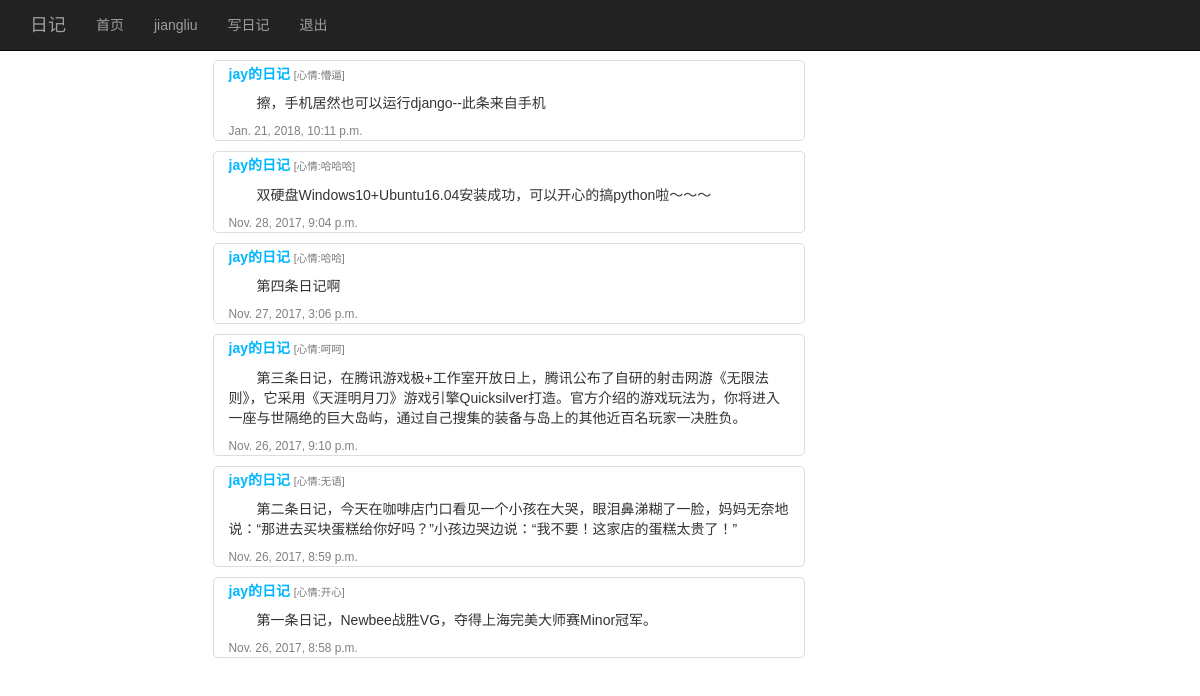
/diary/ (signed in), run on the app's committed database.
### diary/models.py (models this page shows)
class Diary(models.Model):
    user = models.ForeignKey(User, default='',on_delete=models.CASCADE)
    content = models.CharField(max_length=1000)
    pub_date = models.DateTimeField('date_published')
    mood = models.CharField(max_length=10)

### diary/views.py (the view)
def index(request):#首页
    all_diaries = Diary.objects.order_by('-pub_date')
    if request.session.get('username'):
        username = request.session["username"]
    else:
        username = ''
    return render_to_response('diaries/index.html', {'username': username, 'all_diaries': all_diaries})

### diary/templates/diaries/index.html
{% extends "layout.html" %}
{% block content %}
    <div class="container">
        <div class="row">
            <div class="col-lg-1"></div>
            <div class="col-lg-7">
                {% if all_diaries %}
                    <ul>
                        {% for diary in all_diaries %}
                            <div id="diary-info" class="list-group-item">
                                <h5 id="diary-username"><a href="/diary/{{ diary.id }}">{{ diary.user.username }}的日记</a>
                                    <small>[心情:{{ diary.mood }}]</small>
                                </h5>
                                <p id="diary-content">{{ diary.content }}</p>
                                <small id="diary-time">{{ diary.pub_date }}</small>
                            </div>
                        {% endfor %}
                    </ul>
                {% else %}
                    <p>No diaries are available.</p>
                {% endif %}
            </div>
            <div class="col-lg-4"></div>
        </div>
    </div>
{% endblock %}

### diary/static/css/style.css (style rules this page uses)
body { padding: 50px; font: 14px "Lucida Grande", Helvetica, Arial, sans-serif; }
a { color: #00B7FF; }
#diary-info { background: white; margin: 10px; padding-top: 4px; padding-bottom: 2px; border: 1px solid #ddd; border-radius: 5px }
#diary-username { margin-top: 2px; font-weight: 600; }
#diary-content { text-indent: 2em; }
#diary-time { color: gray; margin-top: 0px; }

### data on the page
Diary: user.username "jay", mood "懵逼", content "擦，手机居然也可以运行django--此条来自手机", pub_date "Jan. 21, 2018, 10:11 p.m."
Diary: user.username "jay", mood "哈哈哈", content "双硬盘Windows10+Ubuntu16.04安装成功，可以开心的搞python啦～～～", pub_date "Nov. 28, 2017, 9:04 p.m."
Diary: user.username "jay", mood "哈哈", content "第四条日记啊", pub_date "Nov. 27, 2017, 3:06 p.m."
Diary: user.username "jay", mood "呵呵", content "第三条日记，在腾讯游戏极+工作室开放日上，腾讯公布了自研的射击网游《无限法则》，它采用《天涯明月刀》游戏引擎Quicksilver打造。官方介绍的游戏玩法为，你将进入一座与世隔绝的巨大岛屿，通过自己搜集的装备与岛上的其他近百名玩家一决胜负。", pub_date "Nov. 26, 2017, 9:10 p.m."
Diary: user.username "jay", mood "无语", content "第二条日记，今天在咖啡店门口看见一个小孩在大哭，眼泪鼻涕糊了一脸，妈妈无奈地说：“那进去买块蛋糕给你好吗？”小孩边哭边说：“我不要！这家店的蛋糕太贵了！” ​​​​", pub_date "Nov. 26, 2017, 8:59 p.m."
Diary: user.username "jay", mood "开心", content "第一条日记，Newbee战胜VG，夺得上海完美大师赛Minor冠军。", pub_date "Nov. 26, 2017, 8:58 p.m."

### other printed values
{{ username }} "jiangliu"
